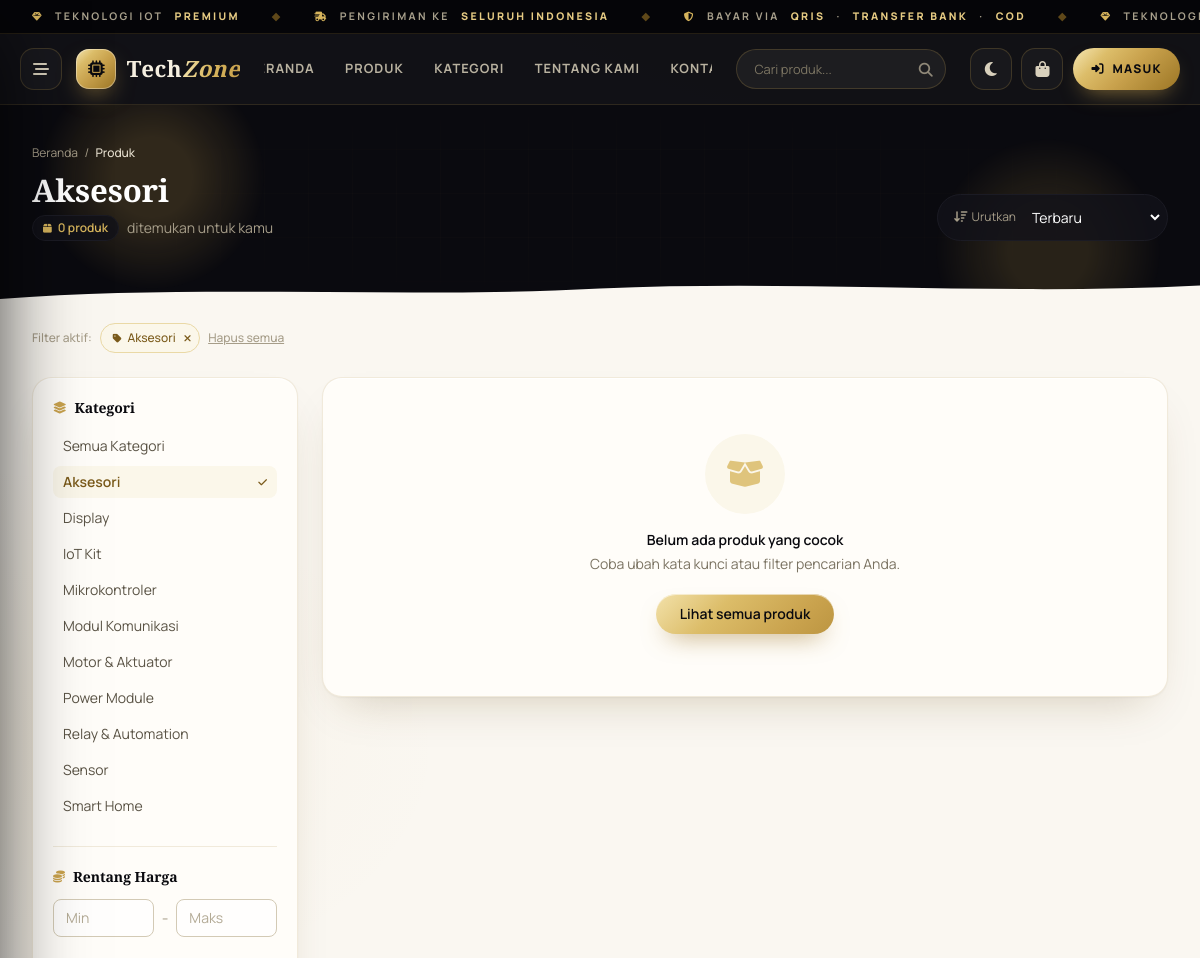
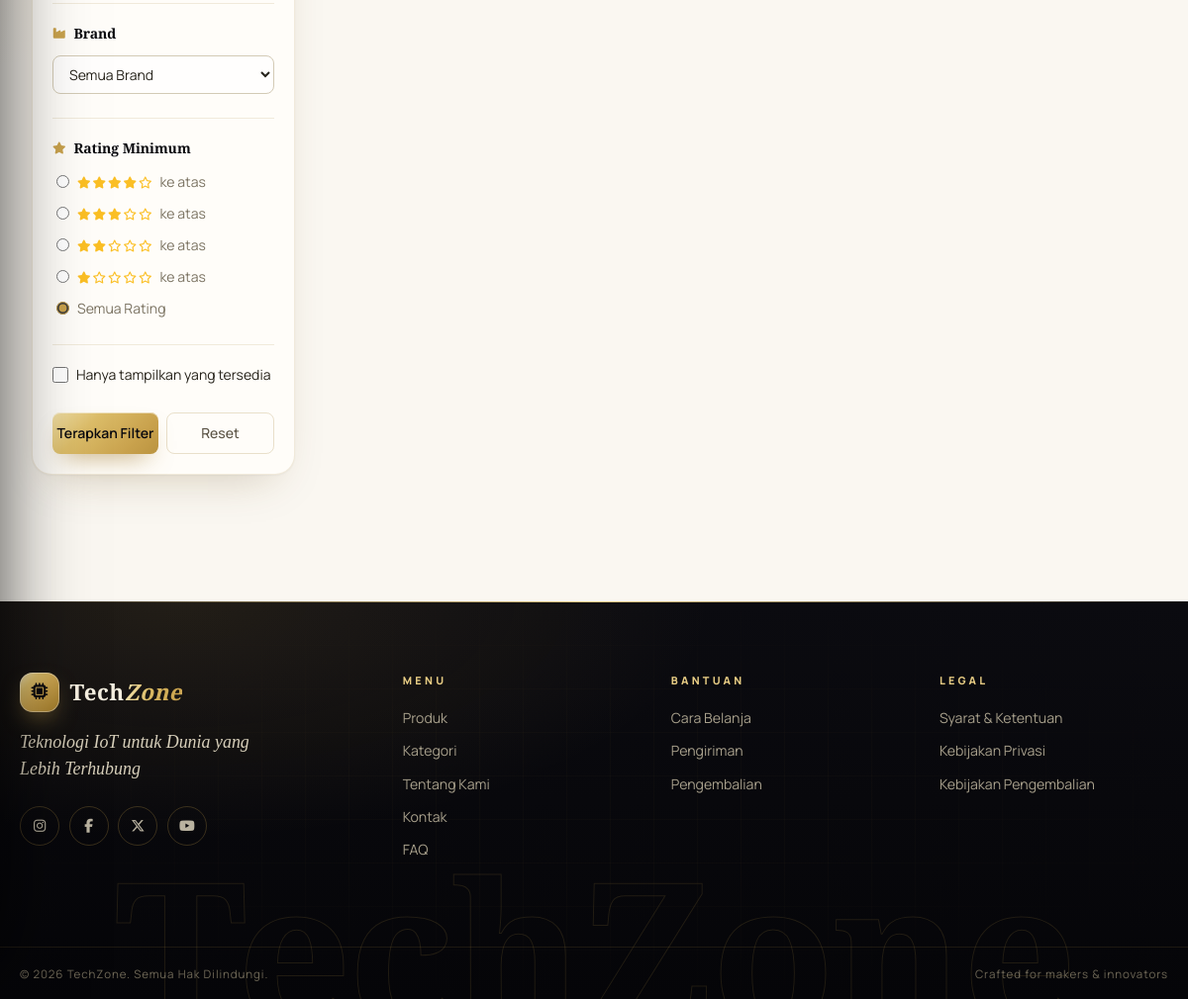
Page /products.php?kategori=aksesori on the committed database (2 pictures, top to bottom).
### tables this page shows
CREATE TABLE IF NOT EXISTS categories (
  id INT UNSIGNED AUTO_INCREMENT PRIMARY KEY,
  name VARCHAR(100) NOT NULL,
  slug VARCHAR(120) NOT NULL UNIQUE,
  description TEXT,
  image VARCHAR(255) DEFAULT NULL,
  status ENUM('active','inactive') NOT NULL DEFAULT 'active',
  created_at DATETIME NOT NULL DEFAULT CURRENT_TIMESTAMP,
  updated_at DATETIME NOT NULL DEFAULT CURRENT_TIMESTAMP ON UPDATE CURRENT_TIMESTAMP,
  INDEX idx_categories_status (status)
);

### includes/functions.php (called while the page is built, shortened)
<?php
function e(?string $value): string
{
    return htmlspecialchars($value ?? '', ENT_QUOTES, 'UTF-8');
}
    ?>

### products.php (the view, shortened to what this page needs)
<?php
require_once __DIR__ . '/includes/functions.php';
require_once __DIR__ . '/includes/product_helpers.php';
$pdo = getDbConnection();
$q          = trim($_GET['q'] ?? '');
$categorySlug = trim($_GET['kategori'] ?? '');
$priceMin   = isset($_GET['harga_min']) && $_GET['harga_min'] !== '' ? (float) $_GET['harga_min'] : null;
$priceMax   = isset($_GET['harga_max']) && $_GET['harga_max'] !== '' ? (float) $_GET['harga_max'] : null;
$ratingMin  = isset($_GET['rating_min']) && $_GET['rating_min'] !== '' ? (float) $_GET['rating_min'] : null;
$onlyStock  = isset($_GET['tersedia']) && $_GET['tersedia'] === '1';
$sort       = $_GET['sort'] ?? ($q !== '' ? 'relevan' : 'terbaru');
$page       = max(1, (int) ($_GET['page'] ?? 1));
$perPage    = 12;
$where  = ["p.status = 'active'"];
$params = [];
if ($categorySlug !== '') {
    $where[]           = 'c.slug = :cat_slug';
    $params[':cat_slug'] = $categorySlug;
}
$whereSql = implode(' AND ', $where);
$orderParams = [];
$orderBy = match ($sort) {
    'relevan'          => '(p.name LIKE :rel_name) DESC, (p.brand LIKE :rel_brand) DESC, (p.stock > 0) DESC, p.review_count DESC, p.created_at DESC',
    'harga_termurah'   => '(COALESCE(NULLIF(p.discount_price,0), p.price)) ASC',
    'harga_termahal'   => '(COALESCE(NULLIF(p.discount_price,0), p.price)) DESC',
    'terpopuler'       => 'p.review_count DESC, p.rating DESC',
    'rating_tertinggi' => 'p.rating DESC, p.review_count DESC',
    'az'               => 'p.name ASC',
    default            => 'p.created_at DESC',
};
$countSql  = "SELECT COUNT(*) FROM products p JOIN categories c ON c.id = p.category_id WHERE $whereSql";
$countStmt = $pdo->prepare($countSql);
$countStmt->execute($params);
$totalData  = (int) $countStmt->fetchColumn();
$totalPages = max(1, (int) ceil($totalData / $perPage));
$page       = min($page, $totalPages);
$offset     = ($page - 1) * $perPage;
$dataSql = "SELECT p.id, p.slug, p.name, p.brand, p.main_image, p.price, p.discount_price, p.stock, p.rating, p.review_count
            FROM products p JOIN categories c ON c.id = p.category_id
            WHERE $whereSql
            ORDER BY $orderBy
            LIMIT :limit OFFSET :offset";
$dataStmt = $pdo->prepare($dataSql);
foreach (array_merge($params, $orderParams) as $key => $value) {
    $dataStmt->bindValue($key, $value);
}
$dataStmt->bindValue(':limit', $perPage, PDO::PARAM_INT);
$dataStmt->bindValue(':offset', $offset, PDO::PARAM_INT);
$dataStmt->execute();
$products = $dataStmt->fetchAll();
$categories = $pdo->query("SELECT id, name, slug FROM categories WHERE status = 'active' ORDER BY name ASC")->fetchAll();
$activeCategoryName = '';
foreach ($categories as $c) {
    if ($c['slug'] === $categorySlug) {
        $activeCategoryName = $c['name'];
    }
}
function buildQueryUrl(array $override = []): string
{
    $current = $_GET;
    foreach ($override as $k => $v) {
        if ($v === null) {
            unset($current[$k]);
        } else {
            $current[$k] = $v;
        }
    }
    return 'products.php?' . http_build_query($current);
}
require __DIR__ . '/includes/header.php';
require __DIR__ . '/includes/navbar.php';
?>
<main class="pb-8">
  <section class="relative bg-navy-900 overflow-hidden">
    <div class="absolute inset-0 grid-pattern opacity-25"></div>
    <div class="absolute -top-10 left-10 w-56 h-56 bg-cyan-500/20 rounded-full blur-3xl animate-blob"></div>
    <div class="absolute -bottom-16 right-10 w-56 h-56 bg-blue-600/20 rounded-full blur-3xl animate-blob" style="animation-delay:3s"></div>
    <div class="relative max-w-7xl mx-auto px-4 sm:px-6 lg:px-8 py-8 sm:py-10">
      <nav class="text-xs text-gray-400 mb-3 animate-fade-in-up">
        <a href="index.php" class="hover:text-cyan-400 transition-colors">Beranda</a> <span class="mx-1">/</span>
        <span class="text-gray-200 font-medium">Produk</span>
      </nav>
      <div class="flex flex-col md:flex-row md:items-end md:justify-between gap-4">
        <div class="animate-fade-in-up delay-100">
          <h1 class="text-2xl sm:text-3xl font-extrabold text-white flex items-center gap-3">
            <?= $q !== '' ? 'Hasil pencarian "' . e($q) . '"' : e($activeCategoryName ?: 'Semua Produk') ?>
          </h1>
          <p class="text-sm text-gray-400 mt-1.5 flex items-center gap-2">
            <span class="inline-flex items-center gap-1.5 bg-navy-800/80 border border-navy-700 text-cyan-400 px-2.5 py-1 rounded-full text-xs font-semibold">
              <i class="fa-solid fa-box text-[10px]"></i> <?= $totalData ?> produk
            </span>
            ditemukan untuk kamu
          </p>
        </div>
        <form method="GET" class="animate-fade-in-up delay-200 flex items-center gap-2 bg-navy-800/80 border border-navy-700 rounded-full px-1 py-1">
          <label class="text-xs text-gray-400 shrink-0 pl-3"><i class="fa-solid fa-arrow-down-wide-short mr-1"></i>Urutkan</label>
          <select name="sort" onchange="this.form.submit()"
                  class="text-sm bg-transparent text-white border-0 rounded-full pl-1 pr-3 py-2 focus:outline-none focus:ring-2 focus:ring-cyan-500 transition-all duration-200 cursor-pointer">
            <option class="text-navy-900" value="terbaru" <?= $sort === 'terbaru' ? 'selected' : '' ?>>Terbaru</option>
          </select>
        </form>
      </div>
    </div>
    <svg class="relative block w-full text-gray-50" viewBox="0 0 1440 24" fill="currentColor" preserveAspectRatio="none" style="height:18px">
      <path d="M0,24 C240,4 480,24 720,10 C960,-2 1200,20 1440,6 L1440,24 L0,24 Z"></path>
    </svg>
  </section>
  <div class="max-w-7xl mx-auto px-4 sm:px-6 lg:px-8 pt-6">
  <?php
    $activeChips = [];
    if ($categorySlug !== '') $activeChips[] = ['label' => $activeCategoryName, 'url' => buildQueryUrl(['kategori' => null, 'page' => null]), 'icon' => 'fa-tag'];
  ?>
  <?php if (!empty($activeChips)): ?>
    <div class="reveal flex flex-wrap items-center gap-2 mb-6">
      <span class="text-xs text-gray-400 font-medium">Filter aktif:</span>
      <?php foreach ($activeChips as $chip): ?>
        <a href="<?= e($chip['url']) ?>" class="group inline-flex items-center gap-1.5 bg-cyan-50 border border-cyan-200 text-cyan-700 text-xs font-medium pl-3 pr-2 py-1.5 rounded-full hover:bg-cyan-100 transition-all duration-200">
          <i class="fa-solid <?= $chip['icon'] ?> text-[10px]"></i> <?= e($chip['label']) ?>
          <i class="fa-solid fa-xmark text-[10px] ml-0.5 group-hover:rotate-90 transition-transform duration-200"></i>
        </a>
      <?php endforeach; ?>
      <a href="products.php" class="text-xs text-gray-400 hover:text-red-500 font-medium underline transition-colors">Hapus semua</a>
    </div>
  <?php endif; ?>
  <div class="grid grid-cols-1 md:grid-cols-4 gap-6">
    <aside id="kategori" class="md:col-span-1">
      <form id="techzone-filter-form" method="GET" class="hidden md:block bg-white border border-gray-100 rounded-xl p-5 space-y-6 sticky top-20 shadow-card">
        <div>
          <h3 class="text-sm font-bold text-navy-900 mb-3 flex items-center gap-2"><i class="fa-solid fa-layer-group text-cyan-500 text-xs"></i>Kategori</h3>
          <ul class="space-y-1 text-sm">
            <li>
              <a href="<?= e(buildQueryUrl(['kategori' => null, 'page' => null])) ?>"
                 class="flex items-center justify-between px-2.5 py-1.5 rounded-lg transition-all duration-200 <?= $categorySlug === '' ? 'bg-cyan-50 text-cyan-700 font-semibold' : 'text-gray-600 hover:bg-gray-50 hover:pl-3.5' ?>">
                Semua Kategori
              </a>
            </li>
            <?php foreach ($categories as $cat): ?>
            <li>
              <a href="<?= e(buildQueryUrl(['kategori' => $cat['slug'], 'page' => null])) ?>"
                 class="flex items-center justify-between px-2.5 py-1.5 rounded-lg transition-all duration-200 <?= $categorySlug === $cat['slug'] ? 'bg-cyan-50 text-cyan-700 font-semibold' : 'text-gray-600 hover:bg-gray-50 hover:pl-3.5' ?>">
                <?= e($cat['name']) ?>
                <?php if ($categorySlug === $cat['slug']): ?><i class="fa-solid fa-check text-[10px]"></i><?php endif; ?>
              </a>
            </li>
            <?php endforeach; ?>
          </ul>
        </div>
        <div class="pt-5 border-t border-gray-100">
          <h3 class="text-sm font-bold text-navy-900 mb-3 flex items-center gap-2"><i class="fa-solid fa-coins text-cyan-500 text-xs"></i>Rentang Harga</h3>
          <div class="flex items-center gap-2">
            <input type="number" name="harga_min" value="<?= e((string)($priceMin ?? '')) ?>" placeholder="Min"
                   class="w-full text-sm border border-gray-300 rounded-lg px-3 py-2 focus:outline-none focus:ring-2 focus:ring-cyan-500 focus:border-cyan-500 transition-all duration-200">
            <span class="text-gray-400">-</span>
            <input type="number" name="harga_max" value="<?= e((string)($priceMax ?? '')) ?>" placeholder="Maks"
                   class="w-full text-sm border border-gray-300 rounded-lg px-3 py-2 focus:outline-none focus:ring-2 focus:ring-cyan-500 focus:border-cyan-500 transition-all duration-200">
          </div>
        </div>
        <div class="pt-5 border-t border-gray-100">
          <h3 class="text-sm font-bold text-navy-900 mb-3 flex items-center gap-2"><i class="fa-solid fa-industry text-cyan-500 text-xs"></i>Brand</h3>
          <select name="brand" class="w-full text-sm border border-gray-300 rounded-lg px-3 py-2 focus:outline-none focus:ring-2 focus:ring-cyan-500 focus:border-cyan-500 transition-all duration-200">
            <option value="">Semua Brand</option>
          </select>
        </div>
        <div class="pt-5 border-t border-gray-100">
          <h3 class="text-sm font-bold text-navy-900 mb-3 flex items-center gap-2"><i class="fa-solid fa-star text-cyan-500 text-xs"></i>Rating Minimum</h3>
          <div class="space-y-2 text-sm">
            <?php foreach ([4, 3, 2, 1] as $r): ?>
              <label class="flex items-center gap-2 cursor-pointer group px-1 py-0.5 rounded-lg hover:bg-gray-50 transition-colors">
                <input type="radio" name="rating_min" value="<?= $r ?>" <?= (int)$ratingMin === $r ? 'checked' : '' ?> class="accent-cyan-500">
                <span class="rating-stars"><?= renderStars((float) $r) ?></span><span class="text-gray-500 group-hover:text-navy-900 transition-colors">ke atas</span>
              </label>
            <?php endforeach; ?>
            <label class="flex items-center gap-2 cursor-pointer group px-1 py-0.5 rounded-lg hover:bg-gray-50 transition-colors">
              <input type="radio" name="rating_min" value="" <?= $ratingMin === null ? 'checked' : '' ?> class="accent-cyan-500">
              <span class="text-gray-500 group-hover:text-navy-900 transition-colors">Semua Rating</span>
            </label>
          </div>
        </div>
        <div class="pt-5 border-t border-gray-100">
          <label class="flex items-center gap-2 text-sm cursor-pointer">
            <input type="checkbox" name="tersedia" value="1" <?= $onlyStock ? 'checked' : '' ?> class="accent-cyan-500 w-4 h-4">
            Hanya tampilkan yang tersedia
          </label>
        </div>
        <div class="flex gap-2 pt-1">
          <button type="submit" class="ripple-wrap btn-glow flex-1 bg-cyan-500 hover:bg-cyan-400 text-navy-900 text-sm font-semibold py-2.5 rounded-lg transition">
            Terapkan Filter
          </button>
          <a href="products.php" class="flex-1 text-center border border-gray-200 text-gray-600 text-sm font-medium py-2.5 rounded-lg hover:bg-gray-50 hover:border-gray-300 transition-all">
            Reset
          </a>
        </div>
      </form>
    </aside>
    <div class="md:col-span-3">
      <?php if (empty($products)): ?>
        <div class="reveal bg-white border border-gray-100 rounded-2xl p-14 text-center shadow-card">
          <div class="w-20 h-20 mx-auto rounded-full bg-cyan-50 flex items-center justify-center mb-4">
            <i class="fa-solid fa-box-open text-3xl text-cyan-300 animate-float"></i>
          </div>
          <p class="text-navy-900 font-semibold text-sm mb-1">Belum ada produk yang cocok</p>
          <p class="text-gray-500 text-sm">Coba ubah kata kunci atau filter pencarian Anda.</p>
          <a href="products.php" class="ripple-wrap btn-glow inline-block mt-5 bg-cyan-500 hover:bg-cyan-400 text-navy-900 text-sm font-semibold px-6 py-2.5 rounded-full transition">Lihat semua produk</a>
        </div>
      <?php endif; ?>
    </div>
  </div>
  </div>
</main>
<?php require __DIR__ . '/includes/footer.php'; ?>

### rows in the picture
categories: name "Aksesori"
categories: name "Display"
categories: name "IoT Kit"
categories: name "Mikrokontroler"
categories: name "Modul Komunikasi"
categories: name "Motor & Aktuator"
categories: name "Power Module"
categories: name "Relay & Automation"
categories: name "Sensor"
categories: name "Smart Home"

### other values in the picture
$totalData "0"
$chip['label'] "Aksesori"
